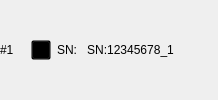
              <widget class="QWidget" name="widget_camera1" native="true">
               <layout class="QHBoxLayout" name="horizontalLayout_5">
                <property name="leftMargin">
                 <number>0</number>
                </property>
                <property name="topMargin">
                 <number>0</number>
                </property>
                <property name="rightMargin">
                 <number>0</number>
                </property>
                <property name="bottomMargin">
                 <number>0</number>
                </property>
                <item>
                 <widget class="QLabel" name="label_13">
                  <property name="text">
                   <string>#1  </string>
                  </property>
                 </widget>
                </item>
                <item>
                 <spacer name="horizontalSpacer_4">
                  <property name="orientation">
                   <enum>Qt::Horizontal</enum>
                  </property>
                  <property name="sizeType">
                   <enum>QSizePolicy::Fixed</enum>
                  </property>
                  <property name="sizeHint" stdset="0">
                   <size>
                    <width>5</width>
                    <height>20</height>
                   </size>
                  </property>
                 </spacer>
                </item>
                <item>
                 <widget class="QPushButton" name="pbt_camera1">
                  <property name="sizePolicy">
                   <sizepolicy hsizetype="Fixed" vsizetype="Fixed">
                    <horstretch>0</horstretch>
                    <verstretch>0</verstretch>
                   </sizepolicy>
                  </property>
                  <property name="minimumSize">
                   <size>
                    <width>20</width>
                    <height>20</height>
                   </size>
                  </property>
                  <property name="maximumSize">
                   <size>
                    <width>20</width>
                    <height>20</height>
                   </size>
                  </property>
                  <property name="styleSheet">
                   <string notr="true">QPushButton
{   
    border-image:  url(:/image/camera_off.png);
    background:transparent; 
}

QPushButton:checked
{
    border-image: url(:/image/camera.png);
}
</string>
                  </property>
                  <property name="text">
                   <string/>
                  </property>
                  <property name="checkable">
                   <bool>true</bool>
                  </property>
                 </widget>
                </item>
                <item>
                 <widget class="QLabel" name="label_35">
                  <property name="text">
                   <string>SN:</string>
                  </property>
                 </widget>
                </item>
                <item>
                 <widget class="QPushButton" name="pbt_SN1">
                  <property name="text">
                   <string>SN:12345678_1</string>
                  </property>
                  <property name="checkable">
                   <bool>true</bool>
                  </property>
                  <property name="flat">
                   <bool>true</bool>
                  </property>
                 </widget>
                </item>
                <item>
                 <spacer name="horizontalSpacer_5">
                  <property name="orientation">
                   <enum>Qt::Horizontal</enum>
                  </property>
                  <property name="sizeHint" stdset="0">
                   <size>
                    <width>40</width>
                    <height>20</height>
                   </size>
                  </property>
                 </spacer>
                </item>
               </layout>
              </widget>
